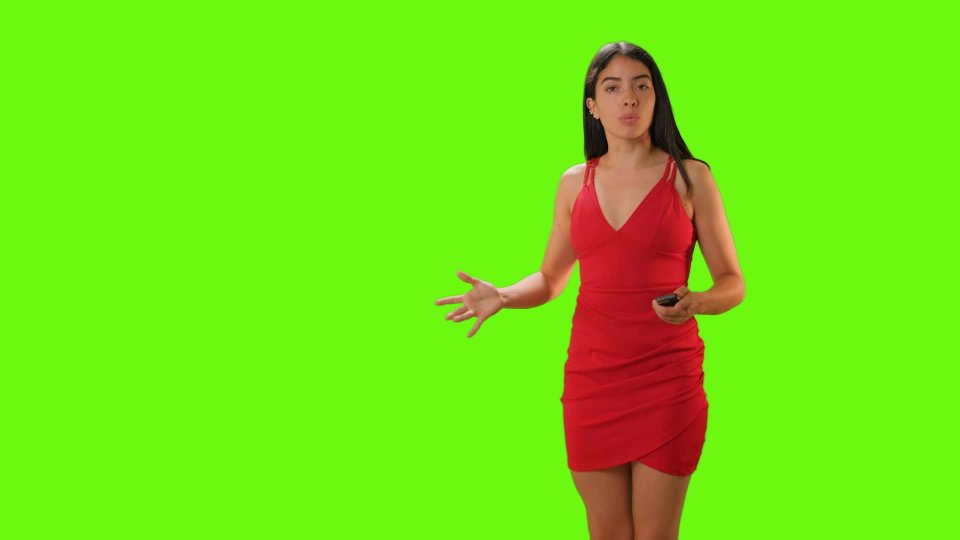
#> input picture evaluation/frames/frame2.jpg, 1920 x 1080 px, given in place of green_background.jpeg, which was not available (shown at 1/2 size)
$ python webcam.py
#> lines starting #> are read from the running program, lines starting #| are printed output that depends on the picture; after the words box and inside, x2 and y2 are one past the last pixel; in counts of white or black regions, pixels touching at a corner belong together

import cv2
import numpy as np
import os

# ==========================================
# 1. FILTER FUNCTIONS
# ==========================================

def apply_grayscale(image):
    gray = cv2.cvtColor(image, cv2.COLOR_BGR2GRAY)
    return cv2.cvtColor(gray, cv2.COLOR_GRAY2BGR)


def apply_brightness(image, value):
    return cv2.convertScaleAbs(image, alpha=1, beta=value)


def apply_contrast(image, value):
    return cv2.convertScaleAbs(image, alpha=value, beta=0)


def apply_sepia(image):
    matrix = np.array([
        [0.272, 0.534, 0.131],
        [0.349, 0.686, 0.168],
        [0.393, 0.769, 0.189]
    ])

    return cv2.transform(image, matrix).clip(0, 255).astype(np.uint8)


# ==========================================
# 2. LOAD BACKGROUND AND WEBCAM
# ==========================================

background = cv2.imread("green_background.jpeg")
#> background is the input picture: shape (1080, 1920, 3); mean B, G, R 19.5, 223.5, 115.2

if background is None:
    print("Error: Background image not found!")
    exit()

camera = cv2.VideoCapture(0)

if not camera.isOpened():
    print("Error: Could not access webcam!")
    exit()


# ==========================================
# 3. INITIAL SETTINGS
# ==========================================

current_filter = "normal"

os.makedirs("output", exist_ok=True)

writer = None
recording = False

print("""
=================================
       GREEN SCREEN STUDIO
=================================

FILTER CONTROLS

1 = Normal
2 = Grayscale
3 = Brightness
4 = Darkness
5 = High Contrast
6 = Low Contrast
7 = Sepia

RECORDING CONTROLS

R = Start Recording
S = Stop Recording
Q = Quit

=================================
""")


# ==========================================
# 4. LIVE VIDEO PROCESSING
# ==========================================

try:

    while True:

        success, frame = camera.read()

        if not success:
            print("Error: Could not read webcam frame.")
            break

        # Mirror webcam preview
        frame = cv2.flip(frame, 1)
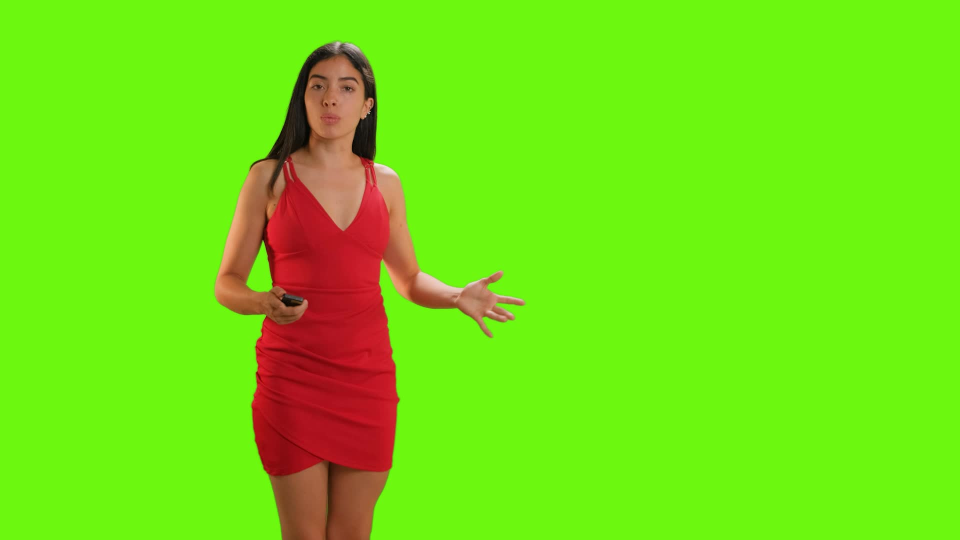
#> frame: shape (1080, 1920, 3) (shown at 1/2 size); mean B, G, R 19.5, 223.5, 115.2

        # Resize background to match webcam
        bg = cv2.resize(
            background,
            (frame.shape[1], frame.shape[0])
        )

        # ==================================
        # 5. GREEN SCREEN REMOVAL
        # ==================================

        hsv = cv2.cvtColor(frame, cv2.COLOR_BGR2HSV)
#> hsv: shape (1080, 1920, 3); mean H, S, V 53.6, 232.7, 236.9

        lower_green = np.array([35, 50, 50])
        upper_green = np.array([85, 255, 255])

        mask = cv2.inRange(
            hsv,
            lower_green,
            upper_green
        )
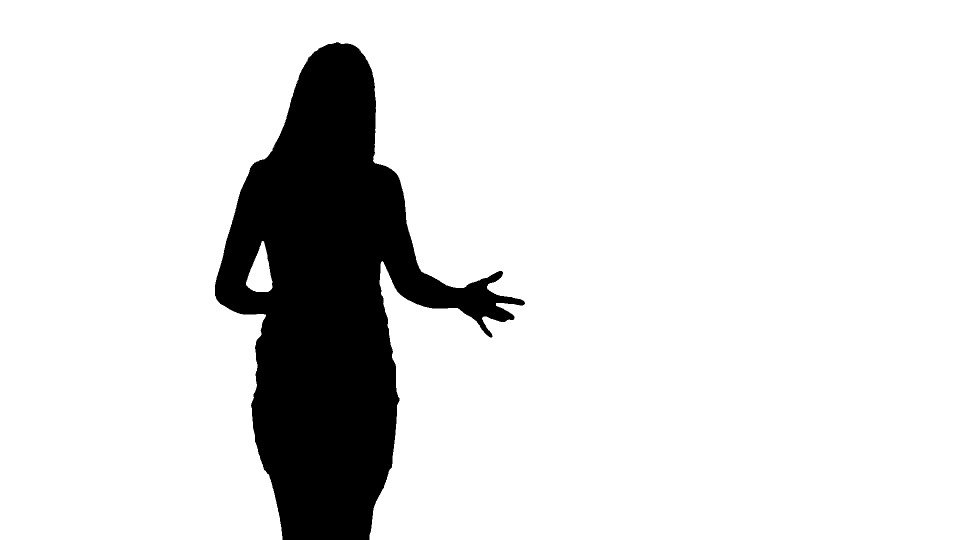
#> mask: shape (1080, 1920) (shown at 1/2 size); 87.2% white; 1 black region, box (x1, y1, x2, y2) and area: (430, 84, 1050, 1080) 266004

        subject_mask = cv2.bitwise_not(mask)
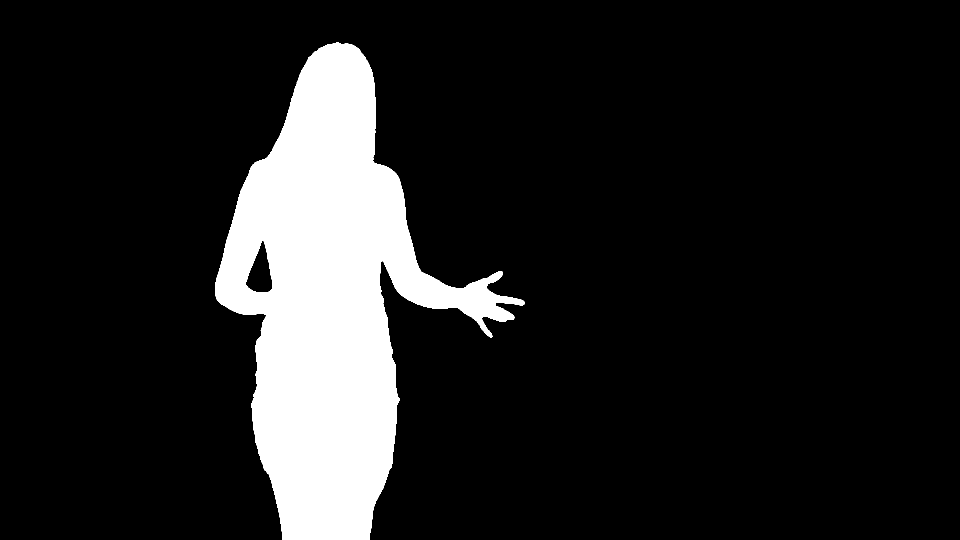
#> subject_mask: shape (1080, 1920) (shown at 1/2 size); 12.8% white; 1 white region, box (x1, y1, x2, y2) and area: (430, 84, 1050, 1080) 266004

        # Extract person
        person = cv2.bitwise_and(
            frame,
            frame,
            mask=subject_mask
        )
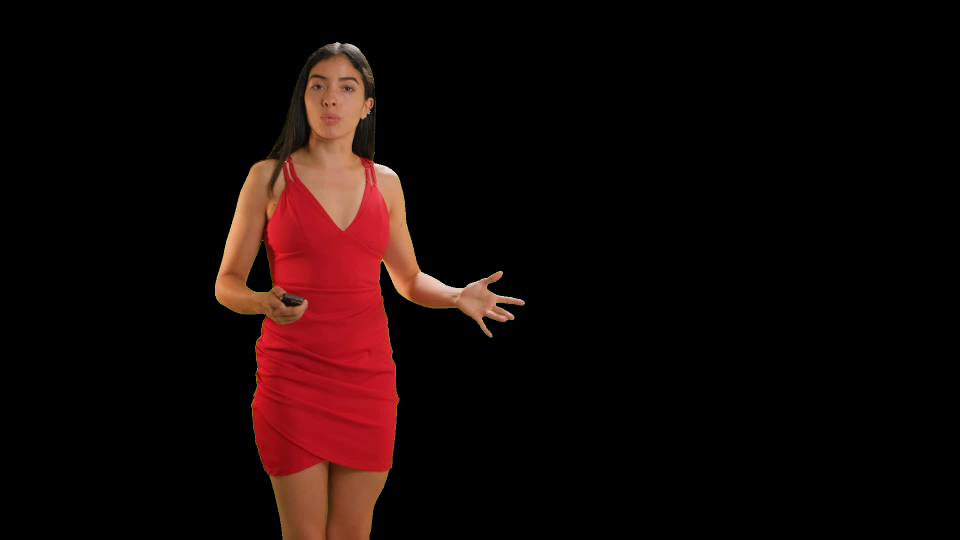
#> person: shape (1080, 1920, 3) (shown at 1/2 size); mean B, G, R 6.3, 7.6, 21

        # Extract replacement background
        new_background = cv2.bitwise_and(
            bg,
            bg,
            mask=mask
        )
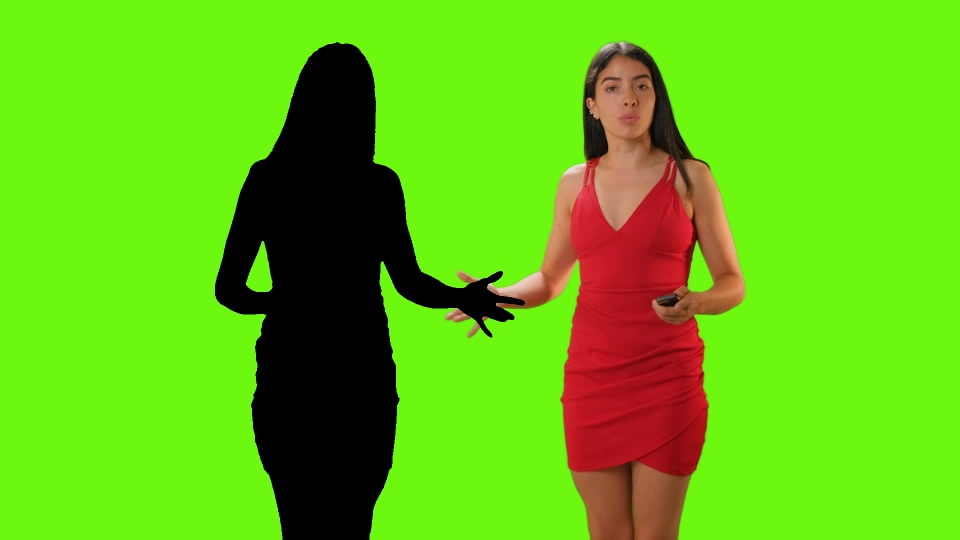
#> new_background: shape (1080, 1920, 3) (shown at 1/2 size); mean B, G, R 17.3, 192.1, 101.1

        # Combine both
        result = cv2.add(person, new_background)
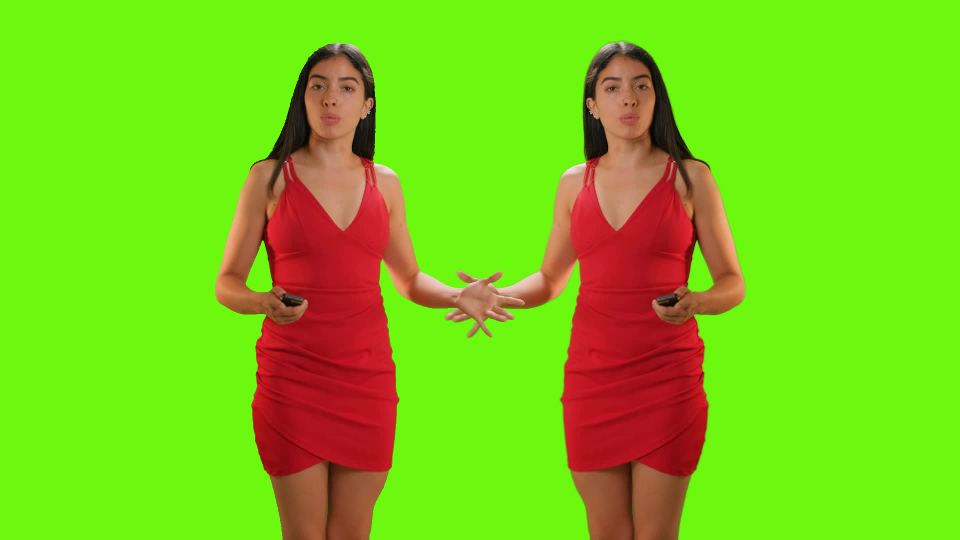
#> result: shape (1080, 1920, 3) (shown at 1/2 size); mean B, G, R 23.6, 199.7, 122.1

        # ==================================
        # 6. APPLY SELECTED FILTER
        # ==================================

        if current_filter == "grayscale":
            output = apply_grayscale(result)

        elif current_filter == "brightness":
            output = apply_brightness(result, 50)

        elif current_filter == "darkness":
            output = apply_brightness(result, -50)

        elif current_filter == "high":
            output = apply_contrast(result, 1.8)

        elif current_filter == "low":
            output = apply_contrast(result, 0.5)

        elif current_filter == "sepia":
            output = apply_sepia(result)

        else:
            output = result.copy()

        # ==================================
        # 7. RECORDING STATUS
        # ==================================

        if recording:

            cv2.putText(
                output,
                "RECORDING",
                (20, 40),
                cv2.FONT_HERSHEY_SIMPLEX,
                1,
                (0, 0, 255),
                2
            )

            writer.write(output)

        # Display final output
        cv2.imshow(
            "Green Screen Studio",
            output
        )

        # ==================================
        # 8. KEYBOARD CONTROLS
        # ==================================

        key = cv2.waitKey(1) & 0xFF
#> (key q is pressed here)

        # Filter selection
        if key == ord('1'):
            current_filter = "normal"

        elif key == ord('2'):
            current_filter = "grayscale"

        elif key == ord('3'):
            current_filter = "brightness"

        elif key == ord('4'):
            current_filter = "darkness"

        elif key == ord('5'):
            current_filter = "high"

        elif key == ord('6'):
            current_filter = "low"

        elif key == ord('7'):
            current_filter = "sepia"

        # Start recording
        elif key == ord('r') and not recording:

            height, width = output.shape[:2]

            writer = cv2.VideoWriter(
                "output/recording.mp4",
                cv2.VideoWriter_fourcc(*'mp4v'),
                20.0,
                (width, height)
            )

            if writer.isOpened():
                recording = True
                print("Recording started!")

            else:
                print("Could not start recording!")
                writer.release()
                writer = None

        # Stop recording
        elif key == ord('s') and recording:

            recording = False
            writer.release()
            writer = None

            print("Recording saved to output/recording.mp4")

        # Quit
        elif key == ord('q'):
            break

finally:

    # Release recording resources
    if writer is not None:
        writer.release()

    # Release webcam
    camera.release()

    # Close windows
    cv2.destroyAllWindows()

    print("Green Screen Studio closed.")
